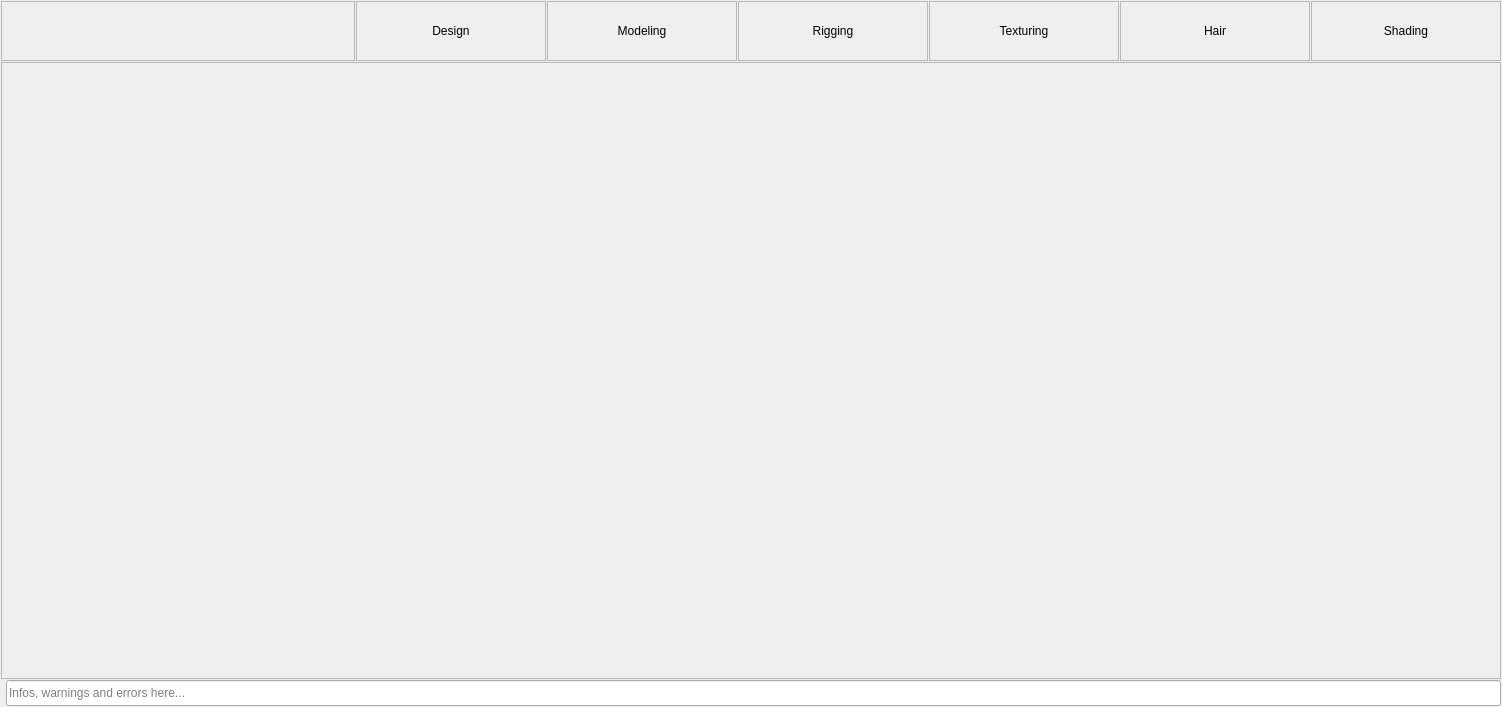
<?xml version="1.0" encoding="UTF-8"?>
<ui version="4.0">
 <class>MainWindow</class>
 <widget class="QMainWindow" name="MainWindow">
  <property name="geometry">
   <rect>
    <x>0</x>
    <y>0</y>
    <width>1502</width>
    <height>707</height>
   </rect>
  </property>
  <property name="windowTitle">
   <string>MainWindow</string>
  </property>
  <widget class="QWidget" name="centralwidget">
   <layout class="QVBoxLayout" name="verticalLayout">
    <property name="spacing">
     <number>1</number>
    </property>
    <property name="leftMargin">
     <number>1</number>
    </property>
    <property name="topMargin">
     <number>1</number>
    </property>
    <property name="rightMargin">
     <number>1</number>
    </property>
    <property name="bottomMargin">
     <number>1</number>
    </property>
    <item>
     <layout class="QHBoxLayout" name="horizontalLayout_2">
      <property name="spacing">
       <number>1</number>
      </property>
      <item>
       <widget class="QFrame" name="production_manager_header_frame">
        <property name="minimumSize">
         <size>
          <width>0</width>
          <height>60</height>
         </size>
        </property>
        <property name="frameShape">
         <enum>QFrame::StyledPanel</enum>
        </property>
        <property name="frameShadow">
         <enum>QFrame::Raised</enum>
        </property>
       </widget>
      </item>
      <item>
       <widget class="QFrame" name="frame_6">
        <property name="minimumSize">
         <size>
          <width>190</width>
          <height>0</height>
         </size>
        </property>
        <property name="maximumSize">
         <size>
          <width>190</width>
          <height>16777215</height>
         </size>
        </property>
        <property name="frameShape">
         <enum>QFrame::StyledPanel</enum>
        </property>
        <property name="frameShadow">
         <enum>QFrame::Raised</enum>
        </property>
        <layout class="QHBoxLayout" name="horizontalLayout_7">
         <item>
          <widget class="QLabel" name="label_6">
           <property name="text">
            <string>Design</string>
           </property>
           <property name="alignment">
            <set>Qt::AlignCenter</set>
           </property>
          </widget>
         </item>
        </layout>
       </widget>
      </item>
      <item>
       <widget class="QFrame" name="frame_5">
        <property name="minimumSize">
         <size>
          <width>190</width>
          <height>0</height>
         </size>
        </property>
        <property name="maximumSize">
         <size>
          <width>190</width>
          <height>16777215</height>
         </size>
        </property>
        <property name="frameShape">
         <enum>QFrame::StyledPanel</enum>
        </property>
        <property name="frameShadow">
         <enum>QFrame::Raised</enum>
        </property>
        <layout class="QHBoxLayout" name="horizontalLayout">
         <item>
          <widget class="QLabel" name="label">
           <property name="text">
            <string>Modeling</string>
           </property>
           <property name="alignment">
            <set>Qt::AlignCenter</set>
           </property>
          </widget>
         </item>
        </layout>
       </widget>
      </item>
      <item>
       <widget class="QFrame" name="frame_4">
        <property name="minimumSize">
         <size>
          <width>190</width>
          <height>0</height>
         </size>
        </property>
        <property name="maximumSize">
         <size>
          <width>190</width>
          <height>16777215</height>
         </size>
        </property>
        <property name="frameShape">
         <enum>QFrame::StyledPanel</enum>
        </property>
        <property name="frameShadow">
         <enum>QFrame::Raised</enum>
        </property>
        <layout class="QHBoxLayout" name="horizontalLayout_3">
         <item>
          <widget class="QLabel" name="label_2">
           <property name="text">
            <string>Rigging</string>
           </property>
           <property name="alignment">
            <set>Qt::AlignCenter</set>
           </property>
          </widget>
         </item>
        </layout>
       </widget>
      </item>
      <item>
       <widget class="QFrame" name="frame_3">
        <property name="minimumSize">
         <size>
          <width>190</width>
          <height>0</height>
         </size>
        </property>
        <property name="maximumSize">
         <size>
          <width>190</width>
          <height>16777215</height>
         </size>
        </property>
        <property name="frameShape">
         <enum>QFrame::StyledPanel</enum>
        </property>
        <property name="frameShadow">
         <enum>QFrame::Raised</enum>
        </property>
        <layout class="QHBoxLayout" name="horizontalLayout_4">
         <item>
          <widget class="QLabel" name="label_3">
           <property name="text">
            <string>Texturing</string>
           </property>
           <property name="alignment">
            <set>Qt::AlignCenter</set>
           </property>
          </widget>
         </item>
        </layout>
       </widget>
      </item>
      <item>
       <widget class="QFrame" name="frame_2">
        <property name="minimumSize">
         <size>
          <width>190</width>
          <height>0</height>
         </size>
        </property>
        <property name="maximumSize">
         <size>
          <width>190</width>
          <height>16777215</height>
         </size>
        </property>
        <property name="frameShape">
         <enum>QFrame::StyledPanel</enum>
        </property>
        <property name="frameShadow">
         <enum>QFrame::Raised</enum>
        </property>
        <layout class="QHBoxLayout" name="horizontalLayout_5">
         <item>
          <widget class="QLabel" name="label_4">
           <property name="text">
            <string>Hair</string>
           </property>
           <property name="alignment">
            <set>Qt::AlignCenter</set>
           </property>
          </widget>
         </item>
        </layout>
       </widget>
      </item>
      <item>
       <widget class="QFrame" name="frame">
        <property name="minimumSize">
         <size>
          <width>190</width>
          <height>0</height>
         </size>
        </property>
        <property name="maximumSize">
         <size>
          <width>190</width>
          <height>16777215</height>
         </size>
        </property>
        <property name="frameShape">
         <enum>QFrame::StyledPanel</enum>
        </property>
        <property name="frameShadow">
         <enum>QFrame::Raised</enum>
        </property>
        <layout class="QHBoxLayout" name="horizontalLayout_6">
         <item>
          <widget class="QLabel" name="label_5">
           <property name="text">
            <string>Shading</string>
           </property>
           <property name="alignment">
            <set>Qt::AlignCenter</set>
           </property>
          </widget>
         </item>
        </layout>
       </widget>
      </item>
     </layout>
    </item>
    <item>
     <widget class="QScrollArea" name="scrollArea">
      <property name="verticalScrollBarPolicy">
       <enum>Qt::ScrollBarAlwaysOff</enum>
      </property>
      <property name="horizontalScrollBarPolicy">
       <enum>Qt::ScrollBarAlwaysOff</enum>
      </property>
      <property name="widgetResizable">
       <bool>true</bool>
      </property>
      <widget class="QWidget" name="scrollArea_widgetContent">
       <property name="geometry">
        <rect>
         <x>0</x>
         <y>0</y>
         <width>1498</width>
         <height>587</height>
        </rect>
       </property>
       <layout class="QVBoxLayout" name="assets_item_layout_0">
        <property name="spacing">
         <number>1</number>
        </property>
        <property name="leftMargin">
         <number>0</number>
        </property>
        <property name="topMargin">
         <number>1</number>
        </property>
        <property name="rightMargin">
         <number>0</number>
        </property>
        <property name="bottomMargin">
         <number>1</number>
        </property>
        <item>
         <layout class="QVBoxLayout" name="assets_item_layout"/>
        </item>
        <item>
         <spacer name="verticalSpacer">
          <property name="orientation">
           <enum>Qt::Vertical</enum>
          </property>
          <property name="sizeType">
           <enum>QSizePolicy::MinimumExpanding</enum>
          </property>
          <property name="sizeHint" stdset="0">
           <size>
            <width>20</width>
            <height>0</height>
           </size>
          </property>
         </spacer>
        </item>
       </layout>
      </widget>
     </widget>
    </item>
    <item>
     <widget class="QFrame" name="log_frame">
      <layout class="QHBoxLayout" name="log_layout">
       <property name="spacing">
        <number>0</number>
       </property>
       <property name="leftMargin">
        <number>0</number>
       </property>
       <property name="topMargin">
        <number>0</number>
       </property>
       <property name="rightMargin">
        <number>0</number>
       </property>
       <property name="bottomMargin">
        <number>0</number>
       </property>
       <item>
        <spacer name="horizontalSpacer_6">
         <property name="orientation">
          <enum>Qt::Horizontal</enum>
         </property>
         <property name="sizeType">
          <enum>QSizePolicy::Fixed</enum>
         </property>
         <property name="sizeHint" stdset="0">
          <size>
           <width>5</width>
           <height>20</height>
          </size>
         </property>
        </spacer>
       </item>
       <item>
        <widget class="QLineEdit" name="log_lineEdit">
         <property name="sizePolicy">
          <sizepolicy hsizetype="Expanding" vsizetype="Fixed">
           <horstretch>0</horstretch>
           <verstretch>0</verstretch>
          </sizepolicy>
         </property>
         <property name="minimumSize">
          <size>
           <width>0</width>
           <height>26</height>
          </size>
         </property>
         <property name="maximumSize">
          <size>
           <width>16777215</width>
           <height>26</height>
          </size>
         </property>
         <property name="readOnly">
          <bool>true</bool>
         </property>
         <property name="placeholderText">
          <string>Infos, warnings and errors here...</string>
         </property>
        </widget>
       </item>
      </layout>
     </widget>
    </item>
   </layout>
  </widget>
  <widget class="QMenuBar" name="menubar">
   <property name="geometry">
    <rect>
     <x>0</x>
     <y>0</y>
     <width>1502</width>
     <height>26</height>
    </rect>
   </property>
  </widget>
 </widget>
 <resources/>
 <connections/>
</ui>
